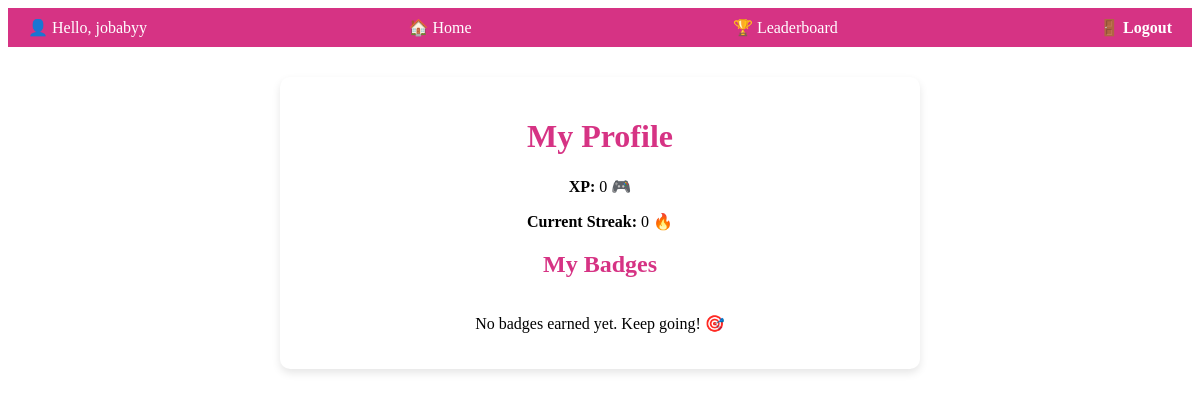
The page /view/profile.php (signed in) on the database as committed earlier.
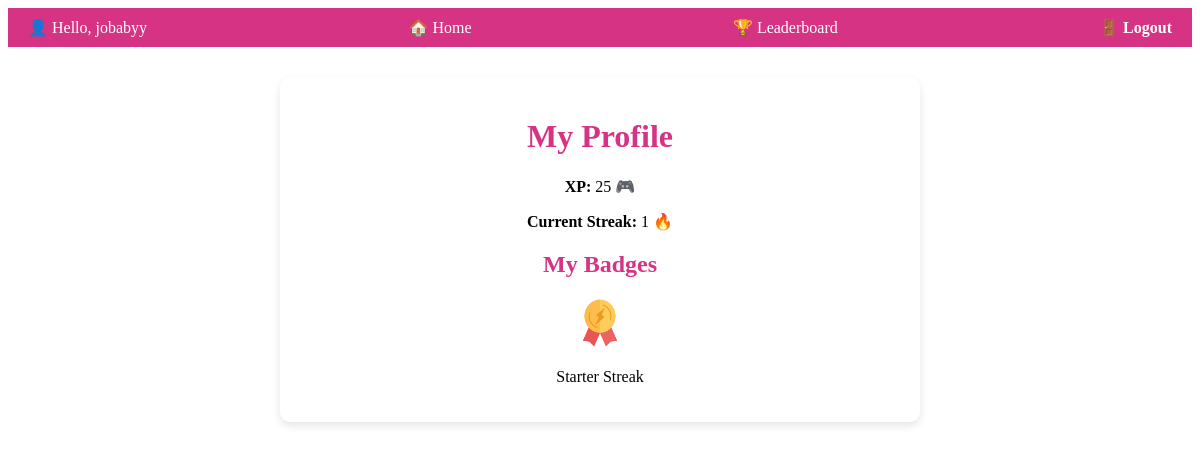
The same page on the database as committed later.
### tables this page shows
CREATE TABLE `streaks` (
  `user_id` int(11) NOT NULL,
  `streak_count` int(11) DEFAULT 0,
  `last_active` date NOT NULL,
  `xp_points` int(11) DEFAULT 0
);

CREATE TABLE `user_badges` (
  `user_badge_id` int(11) NOT NULL,
  `user_id` int(11) NOT NULL,
  `badge_id` int(11) NOT NULL,
  `date_earned` timestamp NOT NULL DEFAULT current_timestamp()
);

CREATE TABLE `badges` (
  `badge_id` int(11) NOT NULL,
  `badge_name` varchar(100) NOT NULL,
  `description` text NOT NULL,
  `icon` varchar(255) NOT NULL,
  `condition_type` enum('streak','xp') NOT NULL,
  `condition_value` int(11) NOT NULL
);

### controllers/streak_controller.php (called while the page is built, shortened)
<?php
include_once("../classes/streak_class.php");
function getUserStreakController($user_id) {
    $streak = new Streak();
    return $streak->getUserStreak($user_id);
}

### classes/streak_class.php (called while the page is built, shortened)
<?php
require_once("../settings/db_class.php");
class Streak extends db_connection {
    public function getUserStreak($user_id) {
        $sql = "SELECT * FROM streaks WHERE user_id = '$user_id'";
        return $this->db_fetch_one($sql);
    }
}

### settings/db_class.php (called while the page is built, shortened)
<?php
class db_connection
{
    public $db = null;
    public $results = null;
    public function db_connect()
    {
        $this->db = mysqli_connect(SERVER, USERNAME, PASSWD, DATABASE);
        if (mysqli_connect_errno()) {
            return false;
        } else {
            return true;
        }
    }
    public function db_query($sqlQuery)
    {
        $this->results = mysqli_query($this->db, $sqlQuery);
        if ($this->results == false) {
            return false;
        } else {
            return true;
        }
    }
    public function db_fetch_one($sql)
    {
        if (!$this->db_query($sql)) {
            return false;
        }
        return mysqli_fetch_assoc($this->results);
    }
    public function db_fetch_all($sql)
    {
        if (!$this->db_query($sql)) {
            return false;
        }
        return mysqli_fetch_all($this->results, MYSQLI_ASSOC);
    }
}

### controllers/badge_controller.php (called while the page is built, shortened)
<?php
include_once("../classes/badge_class.php");
include_once("../controllers/streak_controller.php");
function getUserBadgesController($user_id) {
    $badge = new Badge();
    return $badge->getUserBadges($user_id);
}
?>

### classes/badge_class.php (called while the page is built, shortened)
<?php
require_once("../settings/db_class.php");
class Badge extends db_connection {
    public function getUserBadges($user_id) {
        $sql = "SELECT b.badge_name, b.description, b.icon, ub.date_earned
                FROM user_badges ub
                JOIN badges b ON ub.badge_id = b.badge_id
                WHERE ub.user_id = '$user_id'";
        return $this->db_fetch_all($sql);
    }
}
?>

### view/profile.php (the view, shortened to what this page needs)
<?php
require_once("../controllers/streak_controller.php");
require_once("../controllers/badge_controller.php");
$user_id = $_SESSION['user_id'] ?? null;
$username = $_SESSION['username'] ?? 'Guest';
$streak = $user_id ? getUserStreakController($user_id) : null;
$streakCount = $streak ? $streak['streak_count'] : 0;
$xpPoints = $streak ? $streak['xp_points'] : 0;
$badges = $user_id ? getUserBadgesController($user_id) : [];
?>
<!DOCTYPE html>
<html lang="en">
<head>
    <link rel="stylesheet" href="../css/profilestylle.css">
</head>
<body>
    <div class="top-bar">
        <span>👤 Hello, <?= htmlspecialchars($username) ?></span>
        <a href="home.php">🏠 Home</a>
        <a href="leaderboard.php">🏆 Leaderboard</a>
        <a href="../login/logout.php" class="logout-btn">🚪 Logout</a>
    </div>
    <div class="profile-container">
        <h1>My Profile</h1>
        <p><strong>XP:</strong> <?= $xpPoints ?> 🎮</p>
        <p><strong>Current Streak:</strong> <?= $streakCount ?> 🔥</p>
        <h2>My Badges</h2>
        <div class="badges">
            <?php if (!empty($badges)): ?>
                <?php foreach ($badges as $badge): ?>
                    <div class="badge">
                        <img src="../images/badges/<?= htmlspecialchars($badge['icon']) ?>" alt="<?= htmlspecialchars($badge['badge_name']) ?>">
                        <p><?= htmlspecialchars($badge['badge_name']) ?></p>
                    </div>
                <?php endforeach; ?>
            <?php else: ?>
                <p>No badges earned yet. Keep going! 🎯</p>
            <?php endif; ?>
        </div>
    </div>
</body>
</html>

Rows that differ between the two databases and show on the page:
added streaks: xp_points "25", streak_count "1"
added user_badges: badge.icon (picture), badge.badge_name "Starter Streak"
Other text that changed with them:
$xpPoints: "0" → (not shown)
$streakCount: "0" → (not shown)
text no longer shown: "No badges earned yet. Keep going! 🎯"
